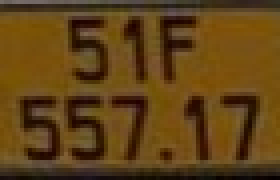
#> input picture plate_BS2_0.jpg, 70 x 45 px, found by its file name (shown 4 times larger)
$ jupyter execute --allow-errors bienso.ipynb   (shell and % lines are left out)
#> lines starting #> are read from the running program, lines starting #| are printed output that depends on the picture; after the words box and inside, x2 and y2 are one past the last pixel; in counts of white or black regions, pixels touching at a corner belong together
[cell 1]
# This Python 3 environment comes with many helpful analytics libraries installed
# It is defined by the kaggle/python Docker image: https://github.com/kaggle/docker-python
# For example, here's several helpful packages to load

import numpy as np # linear algebra
import pandas as pd # data processing, CSV file I/O (e.g. pd.read_csv)

# Input data files are available in the read-only "../input/" directory
# For example, running this (by clicking run or pressing Shift+Enter) will list all files under the input directory

import os
for dirname, _, filenames in os.walk('/kaggle/input'):
    for filename in filenames:
        print(os.path.join(dirname, filename))

# You can write up to 20GB to the current directory (/kaggle/working/) that gets preserved as output when you create a version using "Save & Run All"
# You can also write temporary files to /kaggle/temp/, but they won't be saved outside of the current session

[cell 2]
%cd yolov5

[cell 3]
# [12 lines of commented-out code are left out]

[cell 4]
import os
os.environ['WANDB_MODE'] = 'disabled'

[cell 5]
# !python val.py --weights runs/train/exp/weights/best.pt --data dataset.yaml --task test

Một số biển số VN sử dụng khung, bu lông ốc vít to làm che/gây nhiễu ký tự/chữ số => khoanh vùng bounding box kỹ, khoanh sát ký tự nhất có thể.

[cell 6]
# !python train.py --weights yolov5s.pt --data /kaggle/input/d/anfeco/fileyaml/dataset.yaml --hyp /kaggle/working/yolov5/data/hyps/hyp.scratch-low.yaml --epochs 50

Sử dụng YOLOv5s.pt (một mô hình nhỏ và nhanh, phù hợp để khởi đầu)
Tổng số 661 ảnh trong tập huấn luyện và tập kiểm tra.
Hiệu suất mô hình:

Precision (P): Độ chính xác phát hiện đối tượng:
Toàn bộ (all): 97.9%
Biển số 1 dòng (BS1): 99.2%
Biển số 2 dòng (BS2): 96.6%
Recall (R): Khả năng tìm đúng các đối tượng trong ảnh:
Toàn bộ (all): 98.6%
BS1: 98.7%
BS2: 98.4%
mAP@50: Độ đo mAP (Mean Average Precision) ở IoU 50%:
Toàn bộ (all): 99.2%
BS1: 99.5%
BS2: 98.9%
mAP@50-95: Độ đo mAP toàn diện: 80.9%
Kết quả lưu:

Trọng số tốt nhất được lưu tại: runs/train/exp/weights/best.pt.
Hình ảnh trực quan hóa nhãn được lưu tại: runs/train/exp/labels.jpg.
Thời gian huấn luyện:

50 epochs hoàn tất trong 0.212 giờ (~13 phút).
Kết luận:
Mô hình đạt độ chính xác rất cao (mAP 99.2% @ IoU 50%), đặc biệt là với BS1 (99.5%) và BS2 (98.9%).
Với mAP@50-95 đạt 80.9%, mô hình vẫn có thể tối ưu thêm để tăng khả năng tổng quát hóa (generalization).
Số lượng nhãn trong tập BS1 và BS2 khá cân bằng, dẫn đến hiệu suất tốt ở cả hai lớp.

5m:
Hiệu suất chung (All Classes):

Precision (P): 0.973 (97.3%) - Mô hình dự đoán chính xác hầu hết các bounding box là biển số xe.
Recall (R): 0.989 (98.9%) - Mô hình phát hiện gần như tất cả các biển số xe trong tập dữ liệu.
mAP@0.5: 0.993 (99.3%) - Mức độ chính xác cao trên tất cả các biển số được phát hiện.
mAP@0.5:0.95: 0.787 (78.7%) - Khả năng tổng quát hóa rất tốt, với hiệu suất trên các mức IOU khác nhau.
Hiệu suất theo loại biển số:

BS1 (Biển số 1 dòng):
P: 0.994 (99.4%), R: 0.995 (99.5%), mAP@0.5: 0.995 (99.5%) - Phát hiện và định vị biển số 1 dòng rất tốt.

BS2 (Biển số 2 dòng):
P: 0.952 (95.2%), R: 0.984 (98.4%), mAP@0.5: 0.991 (99.1%) - Mặc dù độ chính xác hơi thấp hơn so với BS1, nhưng vẫn ở mức rất cao.
Đánh giá và cải tiến tiếp theo
Ưu điểm:

Mô hình YOLOv5m hoạt động tốt hơn so với YOLOv5s do có nhiều tham số hơn.
Augmentation và tập dữ liệu huấn luyện chất lượng cao giúp cải thiện đáng kể độ chính xác và khả năng phát hiện.
Hiệu suất rất cao trên cả hai loại biển số.
Nhược điểm:

mAP@0.5:0.95 (78.7%) vẫn có khoảng trống để cải thiện, đặc biệt cho các biển số 2 dòng (BS2).

[cell 7]
import cv2
import numpy as np
from skimage import measure
from imutils import perspective
import imutils
import torch

## CNN-v1

[cell 8]
import tensorflow as tf
from tensorflow.keras.models import Sequential
from tensorflow.keras.layers import Conv2D, MaxPooling2D, Flatten, Dense, Dropout
from tensorflow.keras.preprocessing.image import ImageDataGenerator

train_dir = '/kaggle/input/cnn-datatrain/data - Copy/train'
val_dir = '/kaggle/input/cnn-datatrain/data - Copy/val'

def first_cnn_model(input_shape, num_classes):
    model = Sequential([
        # Layer 1: Convolutional
        Conv2D(32, (3, 3), activation='relu', input_shape=input_shape),
        MaxPooling2D((2, 2)),

        # Layer 2: Convolutional
        Conv2D(64, (3, 3), activation='relu'),
        MaxPooling2D((2, 2)),

        # Layer 3: Convolutional
        Conv2D(64, (3, 3), activation='relu'),

        # Flatten and Fully Connected Layers
        Flatten(),
        Dense(128, activation='relu'),
        Dropout(0.6),  # Dropout để ngăn overfitting

        # Output Layer
        Dense(num_classes, activation='softmax')  # Softmax cho phân loại
    ])
    return model

# Tăng cường dữ liệu với ImageDataGenerator
#> (the rest of this cell did not finish here and is left out)

#> (a cell that did not finish here is left out)

[cell 10]
import matplotlib.pyplot as plt

#> (the rest of this cell did not finish here and is left out)

Kết quả cho thấy mô hình đang huấn luyện tốt với ReduceLROnPlateau kết hợp với tăng cường dữ liệu (augmentation). Một số nhận xét:

1. Learning Rate Điều Chỉnh
ReduceLROnPlateau đã làm việc hiệu quả khi giảm learning rate sau một số epochs mà val_loss không cải thiện. Learning rate được giảm từ 0.001 xuống 5e-4, sau đó tiếp tục giảm còn 2.5e-4 và 1.25e-4. Điều này giúp mô hình tối ưu tốt hơn mà không bị nhảy qua các điểm tối ưu nhỏ.
2. Val_accuracy Cải Thiện Đáng Kể
val_accuracy tăng đều qua các epochs và đạt được giá trị rất cao (gần 98%). Đây là một dấu hiệu cho thấy mô hình đã học được các đặc trưng tốt từ dữ liệu.
3. Val_loss Thấp và Ổn Định
val_loss giảm đều và duy trì ở mức thấp. Điều này cho thấy mô hình không bị overfitting và đang tổng quát hóa tốt trên tập validation.
4. Gợi Ý Tiếp Tục
Dựa trên kết quả này, có thể:

Tăng thêm epochs: Nếu muốn cải thiện hơn nữa, có thể thử huấn luyện thêm để kiểm tra liệu val_accuracy có tăng thêm không, tuy nhiên cần quan sát để tránh overfitting.
Giảm batch size: Batch size hiện tại là 1, phù hợp cho dữ liệu nhỏ. Bạn có thể thử nghiệm với batch size lớn hơn (ví dụ: 8, 16) để giảm thời gian huấn luyện.
Áp dụng Early Stopping nghiêm ngặt hơn: Bạn có thể giảm patience của EarlyStopping để kết thúc huấn luyện sớm hơn nếu hiệu suất ngừng cải thiện.

#> (a cell that did not finish here is left out)

# CHARACTER REGNITION 1-LINE

## CROP + RUN 1-LINE

[cell 12]
import cv2
import numpy as np
import torch
from skimage.transform import ProjectiveTransform, warp
from matplotlib import pyplot as plt
from IPython.display import display, Image

# crop
# [25 lines left out: function four_point_transform, not called in this run]

def recognize_LP(image_path, model_path):
    # Load mô hình YOLOv5
    model = torch.hub.load('ultralytics/yolov5', 'custom', path=model_path, force_reload=True)

    # Chạy dự đoán trên ảnh
    results = model(image_path)
    detections = results.xyxy[0]  # Tọa độ các vùng phát hiện (x_min, y_min, x_max, y_max)

    # Đọc ảnh gốc
    image = cv2.imread(image_path)

    # Xử lý nếu phát hiện biển số
    if len(detections) > 0:
        for i, det in enumerate(detections.cpu().numpy()):
            x_min, y_min, x_max, y_max, conf, cls = det
            x_min, y_min, x_max, y_max = map(int, [x_min, y_min, x_max, y_max])
            cls = int(cls)  # Lớp của biển số (0: BS1, 1: BS2)

            # Crop ảnh theo tọa độ phát hiện
            cropped_plate = image[y_min:y_max, x_min:x_max]

            # xử lý nâng cao (bird's eye view), thêm tọa độ 4 góc
            pts = [[x_min, y_min], [x_max, y_min], [x_max, y_max], [x_min, y_max]]
            transformed_plate = four_point_transform(image, pts)

            # Đặt tên file dựa trên loại biển số
            class_label = "BS1" if cls == 0 else "BS2"
            output_path = f'plate_{class_label}_{i}.jpg'
            cv2.imwrite(output_path, transformed_plate)
            # print(f" {output_path}")

            # Hiển thị ảnh trực tiếp trong notebook
            display(Image(filename=output_path))

            # Xử lý dựa trên loại biển số
            if class_label == "BS1":  # One-line license plate
                recognized_text = recognize_plate(transformed_plate, single_line=True)
            else:  # Two-line license plate
                recognized_text = recognize_two_line_plate(transformed_plate)

            print(f"Biển số: '{recognized_text}'")
    else:
        print("no detections")

MODEL_PATH = '/kaggle/working/yolov5/runs/train/exp/weights/best.pt'
IMAGE_PATH = '/kaggle/input/testdata/testimages/carlong_0280.png'
# [6 lines of commented-out code are left out]
recognize_LP("/kaggle/input/testdata/testimages/greenpack_0387.png", MODEL_PATH)
#> (the call stopped at in recognize_LP, `model = torch.hub.load('ultralytics/yolov5', 'custom', path=model_path..`: torch is not available in this run)

Hay nhầm ký tự/chữ số: '4' thành 'L', 'D' thành '0', '6' thành '5', 'G' thành '6'
Hay không nhận diện được số '1', '4'
Ảnh có điều kiện ánh sáng không tốt, mờ => ảnh hưởng

co` thể thu thập dữ liệu (các ký tự khó nhận diện) huấn luyện lại EasyOCR

## NHẬN DIỆN KÝ TỰ 1-LINE LP BẰNG EASYOCR

[cell 13]
import cv2
import numpy as np
import easyocr

# [82 lines left out: functions preprocess_plate_image_d1, recognize_plate, not called in this run]

# CHARACTER REGNITION 2-LINE

## CNN - v2 - colab

https://colab.research.google.com/drive/1oboDm5BeIhoNzZomdtYG12jp3tRbMwP0?usp=sharing

## CNN PREDICTION 2-LINE LP

[cell 14]
import cv2
import numpy as np
import torch
from tensorflow.keras.models import load_model
from IPython.display import display, Image

ALPHA_DICT = {
    0: '0', 1: '1', 2: '2', 3: '3', 4: '4', 5: '5', 6: '6', 7: '7', 8: '8', 9: '9',
    10: 'A', 11: 'B', 12: 'C', 13: 'D', 14: 'E', 15: 'F', 16: 'G', 17: 'H',
    18: 'K', 19: 'L', 20: 'M', 21: 'N', 22: 'O', 23: 'P', 24: 'S', 25: 'T',
    26: 'U', 27: 'V', 28: 'X', 29: 'Y', 30: 'Z'
}

# Hàm tiền xử lý ký tự
# [35 lines left out: functions preprocess_character, recognize_characters_with_cnn, recognize_two_line_plate_with_cnn, not called in this run]

# Hàm nhận diện biển số từ YOLOv5
def recognize_LP_with_cnn(image_path, yolo_model_path, cnn_model_path):
    # Load mô hình YOLOv5 và CNN
    yolo_model = torch.hub.load('ultralytics/yolov5', 'custom', path=yolo_model_path, force_reload=True)
    cnn_model = load_model(cnn_model_path)

    # Chạy YOLOv5 để phát hiện biển số
    results = yolo_model(image_path)
    detections = results.xyxy[0]

    # Đọc ảnh gốc
    image = cv2.imread(image_path)

    # Xử lý phát hiện
    if len(detections) > 0:
        for i, det in enumerate(detections.cpu().numpy()):
            x_min, y_min, x_max, y_max, conf, cls = det
            x_min, y_min, x_max, y_max = map(int, [x_min, y_min, x_max, y_max])
            cropped_plate = image[y_min:y_max, x_min:x_max]

            output_path = f"/kaggle/working/plate_BS2_cnn_{i}.jpg"
            cv2.imwrite(output_path, cropped_plate)
            display(Image(filename=output_path))

            # Nhận diện biển số
            recognized_text = recognize_two_line_plate_with_cnn(cropped_plate, cnn_model)
            print(f"Biển số: {recognized_text}")
    else:
        print("Không phát hiện được biển số.")

YOLO_MODEL_PATH = '/kaggle/working/yolov5/runs/train/exp/weights/best.pt'
# CNN_MODEL_PATH = '/kaggle/input/cnn_lp_v2/tensorflow2/v2/1/cnn_character_recognition_v2.h5'
CNN_MODEL_PATH = '/kaggle/input/cnn_v3/tensorflow2/default/1/character_recognition_model_v2.h5'

# [7 lines of commented-out code are left out]
IMAGE_PATH = '/kaggle/input/testdata/testimages/Dieu_0220.png'

recognize_LP_with_cnn(IMAGE_PATH, YOLO_MODEL_PATH, CNN_MODEL_PATH)
#> (the call stopped at in recognize_LP_with_cnn, `yolo_model = torch.hub.load('ultralytics/yolov5', 'custom', path=yolo_..`: torch is not available in this run)
#> further down, plate_image is the input picture: shape (45, 70, 3); mean B, G, R 22.6, 66.2, 96.3

Hay nhầm số 0, G,...
số 1 với 7, số 9 và 3
ảnh mờ => x
góc nghiêng => x

[cell 15]
# [100 lines left out: functions preprocess_plate_image, filter_outliers_by_size, find_characters_with_bounding_boxes, not called in this run]

# [44 lines of commented-out code are left out]

## TEST

[cell 16]
import cv2
import numpy as np
from skimage.filters import threshold_local
from skimage.measure import label as measure_label
import imutils
from matplotlib import pyplot as plt

# [8 lines left out: function convert2Square, not called in this run]

def segment_characters_hsv(plate_image):
    # Chuyển sang HSV và lấy kênh Value
    V = cv2.split(cv2.cvtColor(plate_image, cv2.COLOR_BGR2HSV))[2]
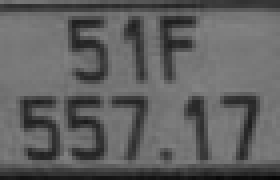
#> V: shape (45, 70) (shown 4 times larger); min 6, max 131, mean 96.3

    # Áp dụng Adaptive Threshold với offset thấp hơn
    T = threshold_local(V, 15, offset=6, method="gaussian")
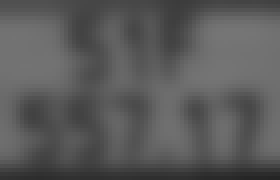
#> T: shape (45, 70) float64 (shown 4 times larger); min 37.01, max 117.9, mean 90.3
    thresh = (V > T).astype("uint8") * 255
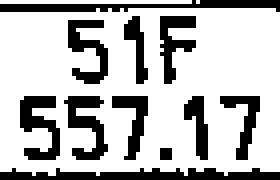
#> thresh: shape (45, 70) (shown 4 times larger); 73.3% white; 11 black regions (1 under 20 px), largest, box (x1, y1, x2, y2) and area: (0, 42, 70, 45) 147, (0, 0, 70, 3) 121, (5, 24, 15, 40) 92

    # Chuyển pixel đen thành trắng
    thresh = cv2.bitwise_not(thresh)

    # Resize và làm mờ ảnh
    thresh = imutils.resize(thresh, width=400)
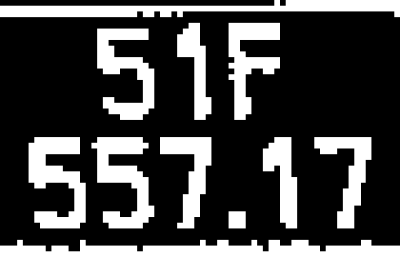
#> thresh: shape (257, 400); min 0, max 255, mean 68.2
    thresh = cv2.medianBlur(thresh, 5)

    # Sử dụng kernel lớn hơn để loại bỏ nhiễu
    kernel = cv2.getStructuringElement(cv2.MORPH_RECT, (5, 5))
    thresh = cv2.morphologyEx(thresh, cv2.MORPH_CLOSE, kernel)
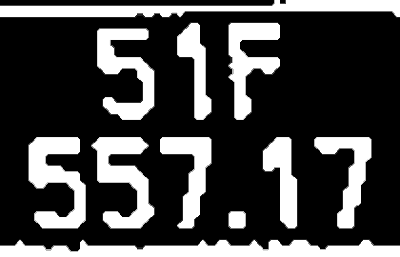
#> thresh: shape (257, 400); min 0, max 255, mean 68.1

    # Connected Components Analysis
    labels = measure_label(thresh, connectivity=2, background=0)
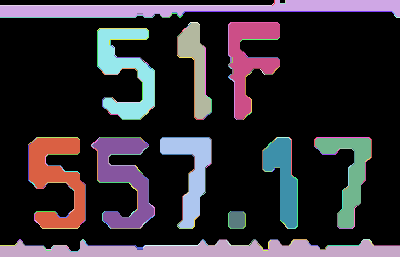
#> labels: shape (257, 400) int64; 268 distinct labels, from 0 to 267; one colour per label, 0 black

    # Duyệt qua các nhãn và tách ký tự
    candidates = []
    for label in np.unique(labels):
        if label == 0:  # Bỏ qua background
            continue

        # Tạo mask để lưu vị trí ký tự
        mask = np.zeros(thresh.shape, dtype="uint8")
        mask[labels == label] = 255

        # Tìm contours
        contours, _ = cv2.findContours(mask, cv2.RETR_EXTERNAL, cv2.CHAIN_APPROX_SIMPLE)
        if len(contours) > 0:
            contour = max(contours, key=cv2.contourArea)
            (x, y, w, h) = cv2.boundingRect(contour)

            # Áp dụng các quy tắc lọc ký tự
            aspectRatio = w / float(h)
            solidity = cv2.contourArea(contour) / float(w * h)
            heightRatio = h / float(plate_image.shape[0])

            # Điều kiện lọc cải tiến
            if 0.1 < aspectRatio < 1.0 and solidity > 0.1 and 0.35 < heightRatio < 2.0:
                candidate = np.array(mask[y:y + h, x:x + w])
                square_candidate = convert2Square(candidate)
                square_candidate = cv2.resize(square_candidate, (28, 28), cv2.INTER_AREA)
                candidates.append((square_candidate, (y, x, w, h)))  # Thêm thông tin bounding box
#> this loop made 268 passes
#> (contour, x, y, w, h, aspectRatio, solidity, heightRatio) on passes 2, 4, 5, 6, 10, 11, 12, 13: ([[274, 0], [274, 3], [272, 5], [274, 3]], 272, 0, 3, 6, 0.5, 0, 0.133), ([[285, 0], [285, 2]], 285, 0, 1, 3, 0.333, 0, 0.0667), ([[273, 3], [271, 5], [0, 5], [271, 5]], 0, 3, 274, 3, 91.33, 0, 0.0667), ([[280, 3], [285, 3]], 280, 3, 6, 1, 6, 0, 0.0222), ([[137, 13], [142, 13]], 137, 13, 6, 1, 6, 0, 0.0222), ([[154, 13], [159, 13]], 154, 13, 6, 1, 6, 0, 0.0222), ([[171, 13], [171, 14], [169, 16], [171, 14]], 169, 13, 3, 4, 0.75, 0, 0.0889), ([[172, 13], [176, 13]], 172, 13, 5, 1, 5, 0, 0.0222)
#> (contours, x, y, w, h, aspectRatio, solidity, heightRatio) on passes 7, 16: (1 contour, all with area under 20, 172, 11, 13, 6, 2.17, 0, 0.133), (1 contour, all with area under 20, 0, 15, 155, 3, 51.67, 0, 0.0667)
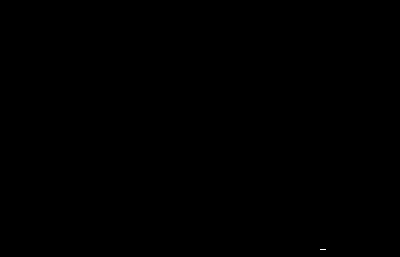
#> mask: shape (257, 400); 0.01% white in thin lines or dots, all inside (x1, y1, x2, y2) = (320, 249, 326, 250)

    # Vẽ bounding box trên ảnh gốc
    processed_image = plate_image.copy()
    for _, (y, x, w, h) in candidates:
        cv2.rectangle(processed_image, (x, y), (x + w, y + h), (0, 255, 0), 2)
#> this loop made 0 passes

    # Lưu ảnh biển số với bounding box
    output_path = "/kaggle/working/plate_with_bounding_boxes.jpg"
    cv2.imwrite(output_path, processed_image)
    print(f"Ảnh biển số với bounding box đã lưu tại: {output_path}")

    # Sắp xếp ký tự theo dòng và thứ tự trong dòng
    lines = {}
    for char, (y, x, _, _) in candidates:
        line_key = y // 50  # Giả định khoảng cách giữa các dòng là 50 pixels
        if line_key not in lines:
            lines[line_key] = []
        lines[line_key].append((char, x))

    # Sắp xếp từng dòng theo x và gộp lại
    sorted_characters = []
    for line_key in sorted(lines.keys()):
        sorted_line = sorted(lines[line_key], key=lambda c: c[1])  # Sắp xếp theo x
        sorted_characters.extend([c[0] for c in sorted_line])

    return sorted_characters

# Đọc ảnh biển số
plate_image = cv2.imread('/kaggle/working/plate_BS2_0.jpg')

# Phân đoạn ký tự
characters = segment_characters_hsv(plate_image)

# [11 lines of commented-out code are left out]
